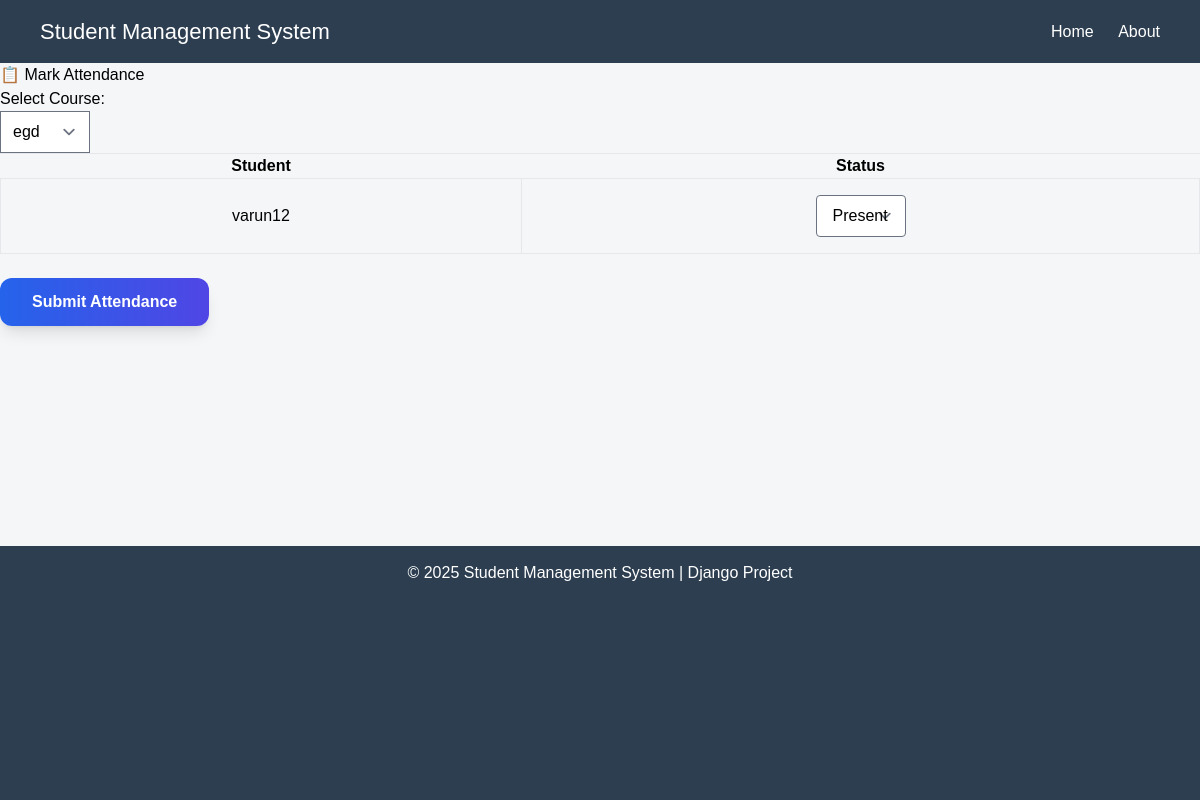
/teachers/teacher_dashboard/mark_attendance/ (signed in), run on an earlier commit of the app's database.
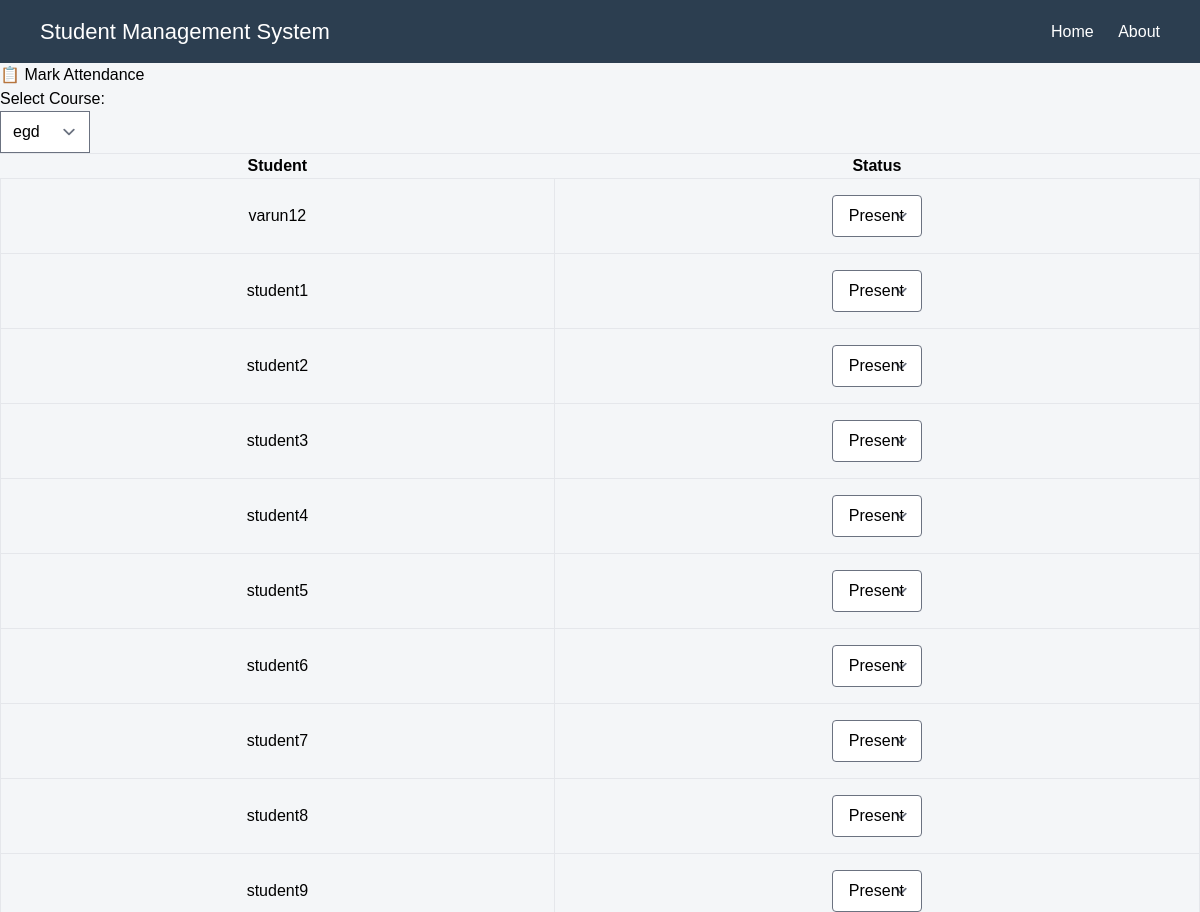
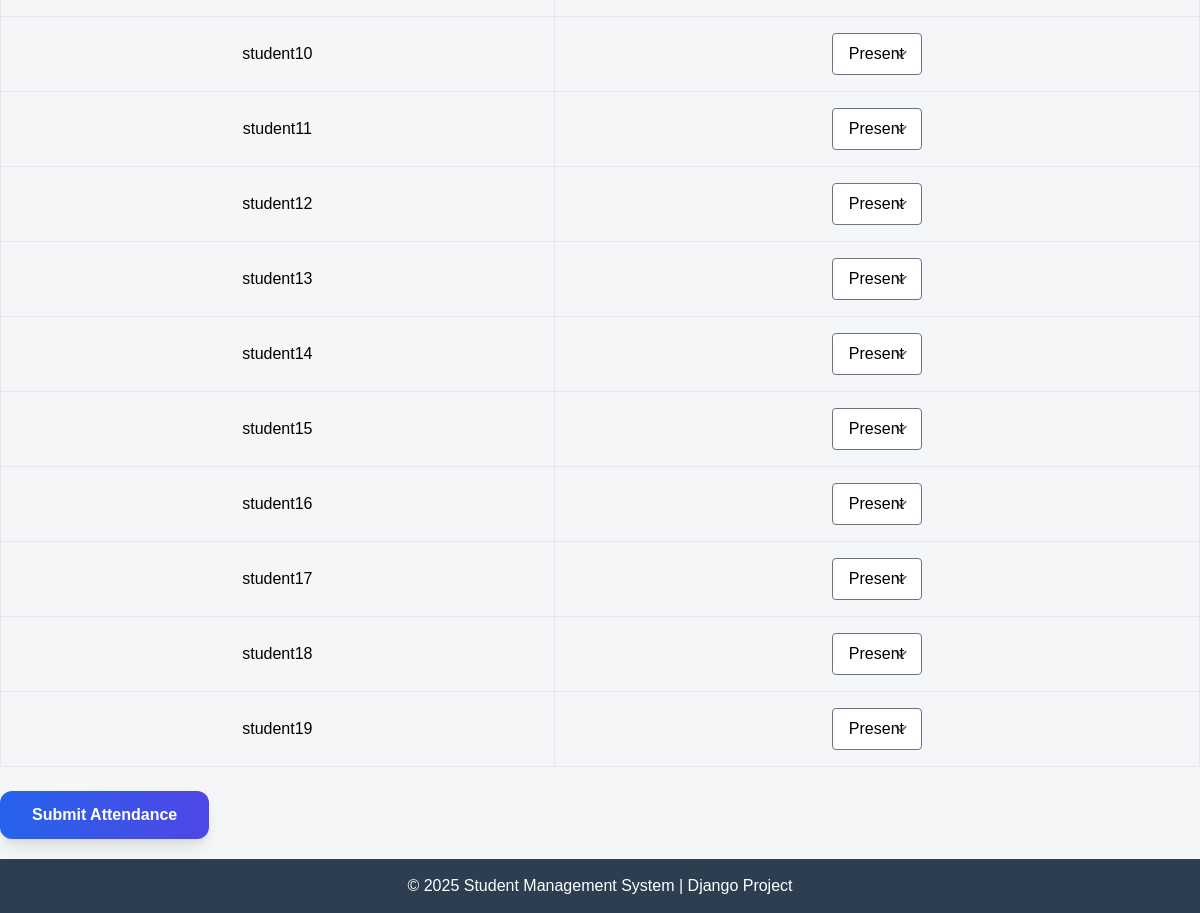
And on a later commit of the database (2 pictures, top to bottom).
### students/models.py (models this page shows, shortened)
class Student(models.Model):
    user = models.OneToOneField(user, on_delete=models.CASCADE)
    first_name = models.CharField(max_length=50)
    last_name = models.CharField(max_length=50)
    s_id      = models.IntegerField(unique=True )
    email =   models.EmailField(unique= True)
    phone_no = models.CharField(max_length=15)
    d_o_b = models.DateField(null= True)
    enrollement_date = models.DateField(auto_now_add=True)
    deparment = models.ForeignKey("courses.Department",  on_delete=models.SET_NULL, null= True,  blank=True)

### accounts/models.py (models this page shows, shortened)
class user(AbstractUser):
    User_type_choices = (
        ('admin' , 'Admin'),
        ('student' , 'Student'),
        ('teacher' , 'Teacher')
    )
    user_type = models.CharField(choices=User_type_choices,max_length=50)
    phone = models.CharField( max_length=20)

### teachers/views.py (the view, shortened to what this page needs)
# urls.py: path('teacher_dashboard/mark_attendance/' , views.mark_attendance , name = 'mark_attendance')
@login_required
def mark_attendance(req):
    if  not req.user.groups.filter(name = 'teachers').exists():
        messages.error(req , 'Access Denied You are not a teacher')
        return redirect('teacher_dashboard')
    courses = Course.objects.all()
    students = Student.objects.all()
    return render(req , 'teachers/attendance.html' , {"courses" : courses , "students" : students})

### teachers/templates/teachers/attendance.html (shortened to what this page needs)
{% extends "layouts/base.html"%}
{% block content%}
    <div class="box">
    <h1>📋 Mark Attendance</h1>
    <form method="post" enctype = "multipart/form-data">
        <label>Select Course:</label><br>
        <select name="course" required>
            {% for course in courses %}
                <option value="{{ course.id }}">{{ course.course_name }}</option>
            {% endfor %}
        </select>
        <hr>
        <table border ="15px" width="100%" cellpadding="5">
            <tr>
                <th>Student</th>
                <th>Status</th>
            </tr>
            {% for student in students %}
            <tr>
                <td class="px-6 py-4 border text-center">
                        {{ student.user.username }}
                </td>
                <td class="px-6 py-4 border">
                    <div class="flex justify-center">
                        <select name = "Status_{{student.id}}" class="border rounded px-4 py-2" required>
                        <option value="present">Present</option>
                        </select>
                    </div>
                    </td>
            {% endfor %}
        </table>
        <br>
        <button
  type="submit"
  class="bg-gradient-to-r from-blue-600 to-indigo-600
         text-white font-semibold px-8 py-3 rounded-xl
         shadow-lg transform transition-all duration-300
         hover:scale-105 hover:shadow-xl
         active:scale-95 focus:outline-none focus:ring-4
         focus:ring-blue-300">
  Submit Attendance
</button>
    </form>
</div>
{% endblock content%}

### templates/layouts/base.html (shortened to what this page needs)
<!DOCTYPE html>
{% load static %}
{% load static tailwind_tags %}
<html lang="en">
<head>
    {% tailwind_css %}
</head>
<body>
<div class="page-wrapper">
    <div class="navbar">
    <h2>Student Management System</h2>
    <div>
        <a href="/">Home</a>
        <a href="#">About</a>
    </div>
    </div>
    <main class="content">
        {% block content %}
        {% endblock %}
    </main>
    <footer class="content">
        © 2025 Student Management System | Django Project
    </footer>
</div>
</body>
</html>

### templates/layouts/base.html (style rules this page uses)
* { margin: 0; padding: 0; box-sizing: border-box; font-family: Arial, Helvetica, sans-serif; }
body { background-color: #f4f6f8; }
.navbar { background-color: #2c3e50; color: white; padding: 15px 40px; display: flex; justify-content: space-between; align-items: center; }
.navbar h2 { font-size: 22px; }
.navbar a { color: white; margin-left: 20px; text-decoration: none; font-size: 16px; }
footer { background-color: #2c3e50; color: white; text-align: center; padding: 15px; margin-top: 20px; }
.content { flex: 1; }
.page-wrapper { min-height: 100vh; display: flex; flex-direction: column; }

What changed in the data, as far as the page shows it:
added Student: user.username "student1", id "Present"
added Student: user.username "student2", id "Present"
added Student: user.username "student3", id "Present"
added Student: user.username "student4", id "Present"
added Student: user.username "student5", id "Present"
added Student: user.username "student6", id "Present"
added Student: user.username "student7", id "Present"
added Student: user.username "student8", id "Present"
added Student: user.username "student9", id "Present"
added Student: user.username "student10", id "Present"
added Student: user.username "student11", id "Present"
added Student: user.username "student12", id "Present"
added Student: user.username "student13", id "Present"
added Student: user.username "student14", id "Present"
added Student: user.username "student15", id "Present"
added Student: user.username "student16", id "Present"
added Student: user.username "student17", id "Present"
added Student: user.username "student18", id "Present"
added Student: user.username "student19", id "Present"
